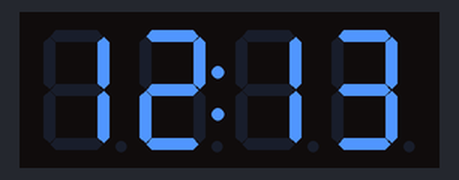
This sketch was run on a simulated ESP8266 (NodeMCU). Shown: 4-digit seven-segment display.

Above: at 0.1 s.
At 1.1 s:
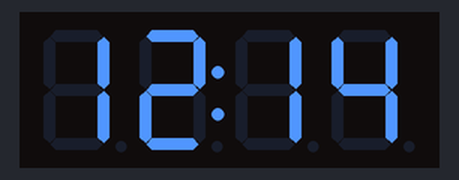
At 2.1 s:
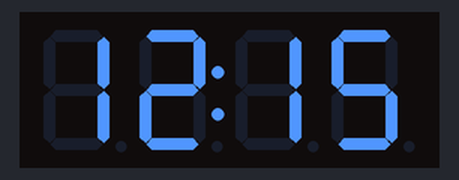
At 3.1 s:
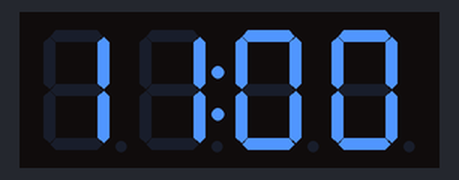

Measured:
- by itself, everything shown: repeats every 4.1 s, in 4 steps
- what the display in image 1 shows lasts 1.1 s, from 1.0 s to 2.1 s

The sketch:

display7SEG.ino
```cpp
#include <Arduino.h>
#include <TM1637Display.h>

#define CLK D6
#define DIO D7

TM1637Display display(CLK, DIO);

uint8_t a = 1;
uint8_t b = 1;
uint8_t c = 0;
uint8_t d = 0;
uint8_t data[] = {0xff, 0xff, 0xff, 0xff};
uint8_t dot = 64; // 0b01000000
void setup() {
  // put your setup code here, to run once:
  display.setBrightness(0);
}

int processDate(uint8_t a2, uint8_t b2, uint8_t c2, uint8_t d2) {
  String data = String(a2) + String(b2) + String(c2) + String(d2);
  return data.toInt();
}

void loop() {
  // put your main code here, to run repeatedly:
  display.showNumberDecEx(1213, dot);
  delay(1000);
  display.showNumberDecEx(1214, dot);
  delay(1000);
  display.showNumberDecEx(1215, dot);
  delay(1000);
  display.showNumberDecEx(processDate(a, b, c, d), dot);
  delay(1000);

}
```
